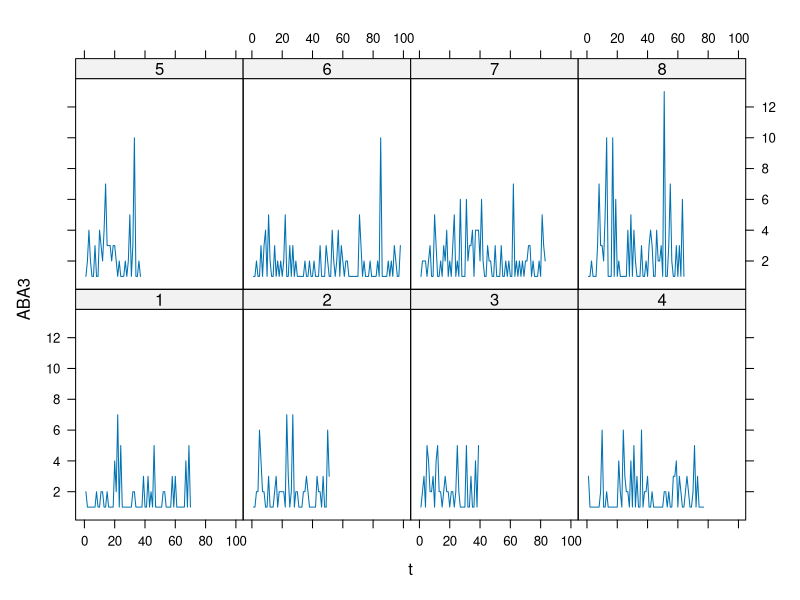
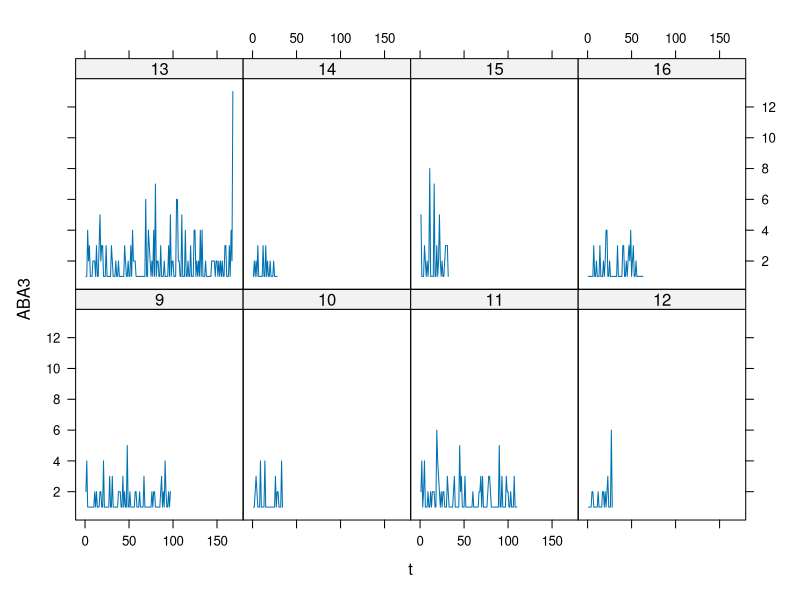

Write the R code that produced these figures, in order.
## ---- chunk 1
data_raw <- read.table("dane.csv", header = TRUE, sep = ";")
data <- data_raw[,c("grupa","ABA3","nr_ciagu")]
data <- data[complete.cases(data)&data$ABA3 == 1,]
data$nr_ciagu <- as.numeric(as.character(data$nr_ciagu))
data$grupa <- factor(data$grupa)
data <- aggregate(ABA3~grupa+nr_ciagu, data = data,sum)
data$t <- ave(data$nr_ciagu, data$grupa, FUN=seq_along)
data$nr_ciagu <- NULL
## ---- chunk 2
library(lattice)
#data$grupa <- as.numeric(data$grupa)
#head(data[data$grupa == 1:8,])
with(data[data$grupa %in% 1:8,],xyplot(ABA3~t|grupa,type="l"))
with(data[data$grupa %in% 9:16,],xyplot(ABA3~t|grupa,type="l"))
